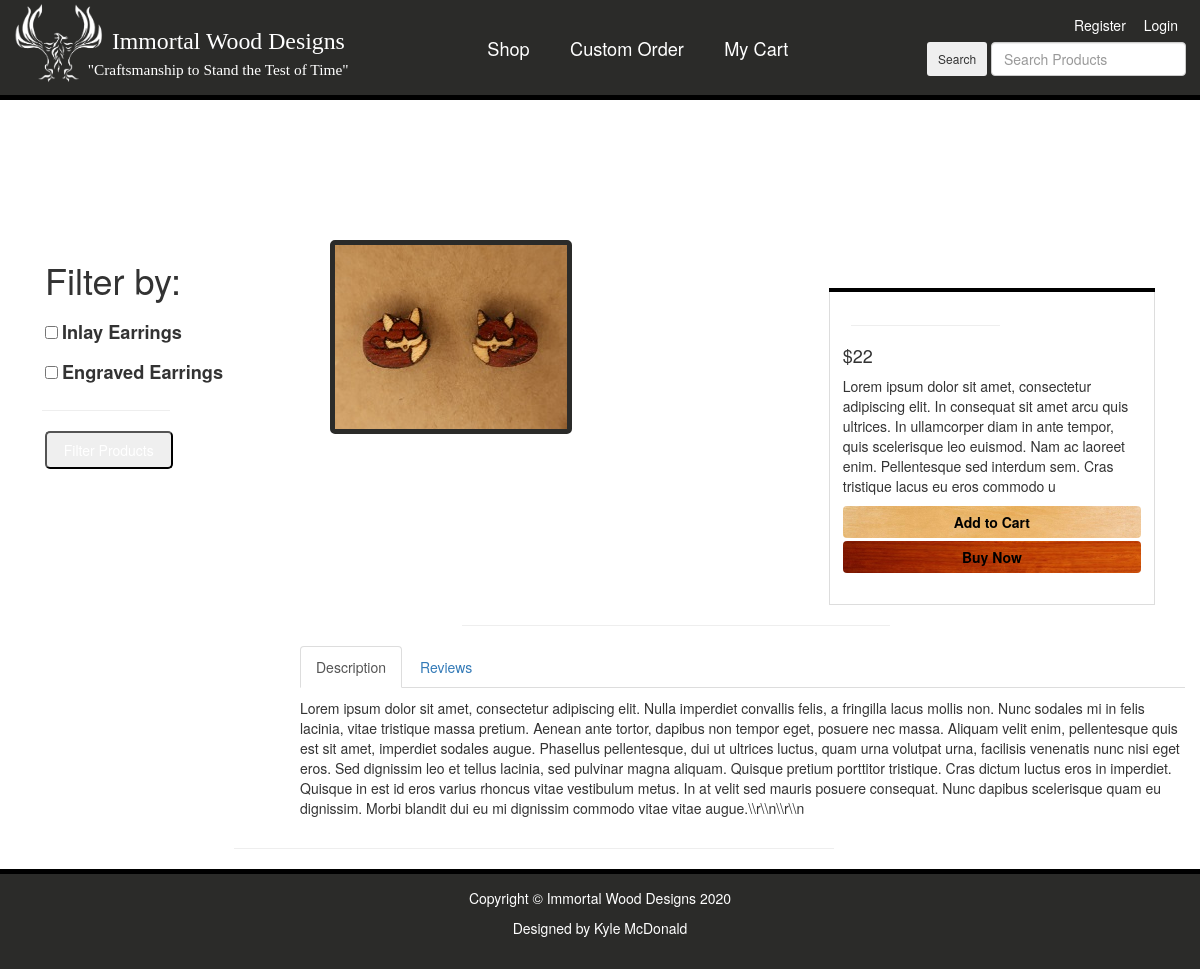
Page /item.php?id=13 on the committed database.
### tables this page shows
CREATE TABLE `categories` (
  `cat_id` int(11) NOT NULL,
  `cat_title` varchar(255) NOT NULL
);

CREATE TABLE `products` (
  `product_id` int(11) NOT NULL,
  `product_title` varchar(255) NOT NULL,
  `product_category_id` int(11) NOT NULL,
  `product_price` float NOT NULL,
  `product_qty` int(11) NOT NULL,
  `product_description` text NOT NULL,
  `short_desc` text NOT NULL,
  `product_image` varchar(255) NOT NULL
);

### public/item.php (the view, shortened to what this page needs)
<?php
include(template_front . ds . "header.php");
?>
<div class="container">
<?php include(template_front . ds . "side-nav.php");
$query = query("SELECT * FROM products WHERE product_id =" . escape_string($_GET['id']) . " ");
while($row = fetch_array($query)):
?>
<div class="col-md-9">
<div class="row">
    <div class="col-md-7">
    <div>
       <img class="img-responsive" src="../resources/<?php echo display_image($row['product_image']);?>" alt="">
    </div>
    </div>
    <div class="col-md-5">
        <h4 class="item-title"><?php echo $row['product_title'];?></h4>
        <div class="thumbnail">
    <div class="caption-full">
        <hr>
        <h4 class=""><?php echo "&#36;" . $row['product_price'];?></h4>
        <p><?php echo $row['short_desc'];?></p>
    <form action="">
        <div class="form-group">
        <a class="btn btn-primary" href="item.php?item_add=<?php echo $row['product_id']?>&item">Add to Cart</a>
        <a class="btn btn-success" href="checkout.php?add=<?php echo $row['product_id']?>&checkout">Buy Now</a>
    </form>
    </div>
</div>
</div>
</div>
        <hr>
<div class="row">
<div role="tabpanel">
  <ul class="nav nav-tabs" role="tablist">
    <li role="presentation" class="active"><a href="#home" aria-controls="home" role="tab" data-toggle="tab">Description</a></li>
    <li role="presentation"><a href="#profile" aria-controls="profile" role="tab" data-toggle="tab">Reviews</a></li>
  </ul>
  <div class="tab-content">
    <div role="tabpanel" class="tab-pane active" id="home">
    <p><?php echo $row['product_description'];?></p>
    </div>
        <?php
            $query = query("SELECT * FROM reviews WHERE product =" . escape_string($_GET['id']) . " ");
                ?>
</div>
</div>
</div>
<?php endwhile; ?>
</div>
</div>
<?php include(template_front . ds . "footer.php");?>

### resources/functions.php (shortened to what this page needs)
<?php
$upload_directory = "uploads";
function query($sql){
    global $connection;
    return mysqli_query($connection, $sql);
}
function escape_string($string){
    global $connection;
    return mysqli_real_escape_string($connection, $string);
}
function fetch_array($result){
    return mysqli_fetch_assoc($result);
}
function get_categories(){
    $query = query("SELECT * FROM categories");
        while($row = fetch_array($query)) {
            $link_id = $row['cat_id'];
            $category=<<<DELIMETER
            <input type="checkbox" name="category" id="$link_id" value='$link_id'>
            <label for="$link_id" class="category">{$row['cat_title']}</label>
            <br>
        DELIMETER;
        echo $category;
    }
        }
function display_image($picture) {
    global $upload_directory;
    return $upload_directory . ds . $picture;
}
?>

### public/css/shop-homepage.css (style rules this page uses)
body { padding-top: 70px; }
.thumbnail { padding: 0; }
.thumbnail .caption-full { padding: 9px; color: #333; }

### public/css/style.css (style rules this page uses)
body { height: 100%; width: 100%; padding: 0; margin: 0; background-color: #849db5; }
.container { margin-top: 10em; width: 100%; }
.btn-primary { background-image: url("../../resources/images/yellowheart.jpg") !important; background-size: cover; color: black !important; font-weight: 700 !important; width: 100%; outline: 0 !important; border: none !important; }
.img-responsive { border-radius: 5px; border: 5px solid #2b2b29; }
.btn-success { margin-top: .25em; background-image: url("../../resources/images/padauk.jpg") !important; background-size: cover; color: black !important; font-weight: 700 !important; width: 100%; border: none !important; outline: 0 !important; }
.category { font-size: 1.3em; margin-top: .5em; }
.item-title { text-align: center; background-image: url("../../resources/images/wewd.jpg"); background-size: cover; padding: .5em; color: white; border-bottom: 5px solid #000; border-top-left-radius: 5px; border-top-right-radius: 5px; margin-bottom:-.05em; }
.thumbnail { border-top: none !important; border-radius: 0px !important; padding-bottom: .5em !important; }
hr { width: 50%; position: relative; left: -4.75em; }

### rows in the picture
categories: cat_title "Inlay Earrings"
categories: cat_title "Engraved Earrings"
products: product_image (picture), product_price "22", short_desc "Lorem ipsum dolor sit amet, consectetur adipiscing elit. In consequat sit amet arcu quis ultrices. In ullamcorper diam in ante tempor, quis scelerisque leo euismod. Nam ac laoreet enim. Pellentesque sed interdum sem. Cras tristique lacus eu eros commodo u", product_description "Lorem ipsum dolor sit amet, consectetur adipiscing elit. Nulla imperdiet convallis felis, a fringilla lacus mollis non. Nunc sodales mi in felis lacinia, vitae tristique massa pretium. Aenean ante tortor, dapibus non tempor eget, posuere nec massa. Aliquam velit enim, pellentesque quis est sit amet, imperdiet sodales augue. Phasellus pellentesque, dui ut ultrices luctus, quam urna volutpat urna, facilisis venenatis nunc nisi eget eros. Sed dignissim leo et tellus lacinia, sed pulvinar magna aliquam. Quisque pretium porttitor tristique. Cras dictum luctus eros in imperdiet. Quisque in est id eros varius rhoncus vitae vestibulum metus. In at velit sed mauris posuere consequat. Nunc dapibus…"
